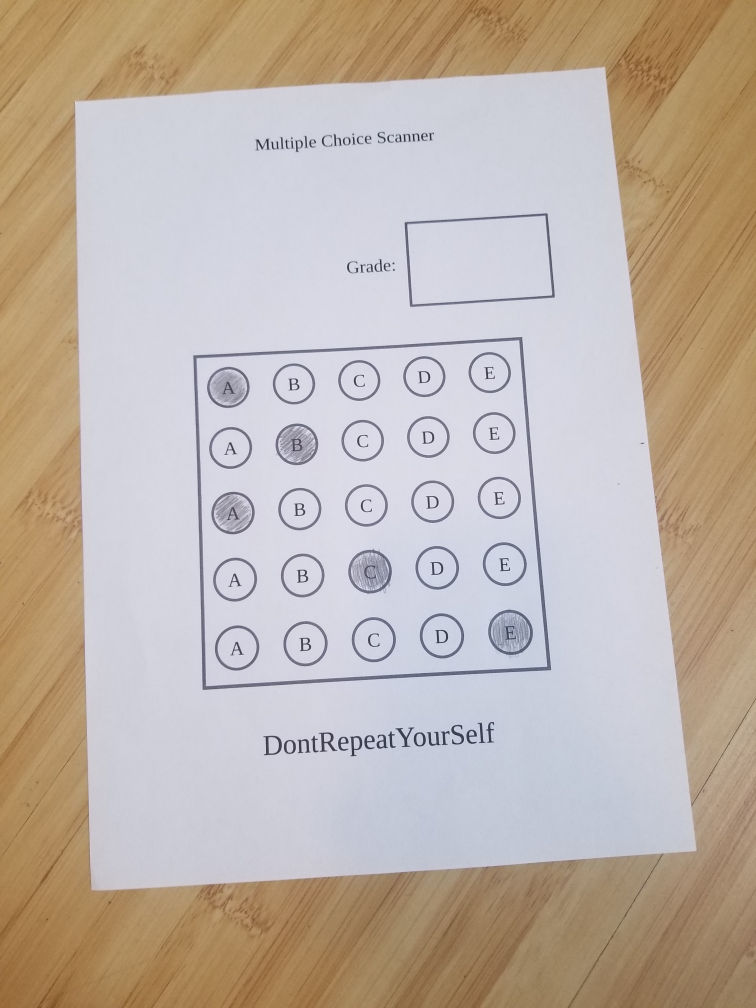
#> input picture input/3.jpg, 3024 x 4032 px (shown at 1/4 size)
$ python grader.py
#> lines starting #> are read from the running program, lines starting #| are printed output that depends on the picture; after the words box and inside, x2 and y2 are one past the last pixel; in counts of white or black regions, pixels touching at a corner belong together
### helper.py
import cv2

def show_images(titles, images, wait=True):
    """Display multiple images with one line of code"""

    for (title, image) in zip(titles, images):
        cv2.imshow(title, image)

    if wait:
        cv2.waitKey(0)
        cv2.destroyAllWindows()

### grader.py
########################################################################
# Find the Contours in the Image
########################################################################
import numpy as np
import cv2
from imutils.perspective import four_point_transform

from helper import show_images


# declare some variables
height = 800
width = 600
green = (0, 255, 0) # green color
red = (0, 0, 255) # red color
white = (255, 255, 255) # white color
questions = 5
answers = 5
correct_ans = [0, 2, 1, 3, 4]

img = cv2.imread('input/3.jpg')
#> img is the input picture: shape (4032, 3024, 3); mean B, G, R 168.9, 178.6, 190.9
img = cv2.resize(img, (width, height))
#> img: shape (800, 600, 3)
img_copy = img.copy() # for display purposes
img_copy1 = img.copy() # for display purposes

gray_img = cv2.cvtColor(img, cv2.COLOR_BGR2GRAY)
blur_img = cv2.GaussianBlur(gray_img, (5, 5), 0)
edge_img = cv2.Canny(blur_img, 10, 70)
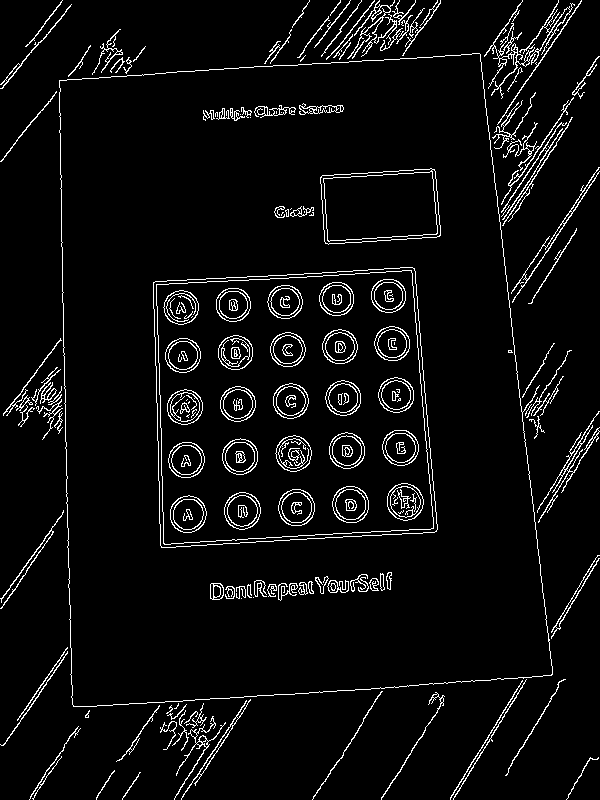
#> edge_img: shape (800, 600); 5.1% white in thin lines or dots

# find the contours in the image
contours, _ = cv2.findContours(edge_img, cv2.RETR_LIST, cv2.CHAIN_APPROX_NONE)
#> contours = 393 contours, 137 with area under 20; largest, box (x1, y1, x2, y2) and area: (59, 53, 553, 707) 283400, (59, 53, 553, 707) 283382, (153, 267, 438, 548) 71395, (153, 267, 438, 548) 71393, (156, 270, 434, 545) 67952

# draw the contours
cv2.drawContours(img, contours, -1, green, 3)
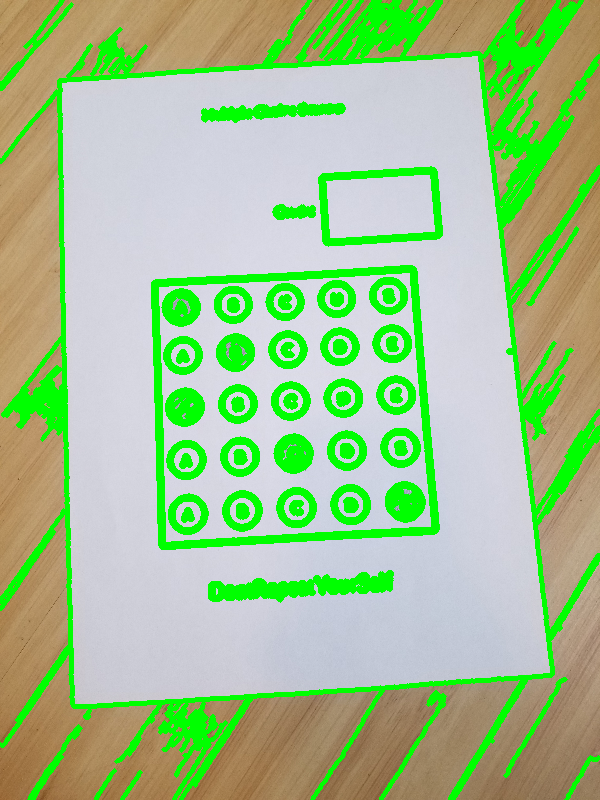
#> img: shape (800, 600, 3); mean B, G, R 141.4, 195, 159.1
show_images(['image'], [img]) # helper function in helper.py file
#> the loop in show_images, `for (title, image) in zip(titles, images):` made 1 pass

########################################################################
# Obtain the Top-Down View of the Document
########################################################################

def get_rect_cnts(contours):
    rect_cnts = []
    for cnt in contours:
        # approximate the contour
        peri = cv2.arcLength(cnt, True)
        approx = cv2.approxPolyDP(cnt, 0.02 * peri, True)
        # if the approximated contour is a rectangle ...
        if len(approx) == 4:
            # append it to our list
            rect_cnts.append(approx)
#> this loop made 393 passes
#> peri on passes 5 to 7: 15.31, 26.38, 21.56
#> after the loop, rect_cnts = 28 contours, 14 with area under 20; largest, box (x1, y1, x2, y2) and area: (59, 53, 553, 707) 281546, (59, 53, 553, 707) 280844, (153, 268, 437, 548) 70977, (153, 267, 438, 548) 70510, (156, 270, 434, 545) 68083
    # sort the contours from biggest to smallest
    rect_cnts = sorted(rect_cnts, key=cv2.contourArea, reverse=True)

    return rect_cnts

rect_cnts = get_rect_cnts(contours)
# warp perspective to get the top-down view of the document
document = four_point_transform(img_copy, rect_cnts[0].reshape(4, 2))
doc_copy = document.copy()  # for display purposes
doc_copy1 = document.copy() # for display purposes

cv2.drawContours(img_copy, rect_cnts, -1, green, 3)
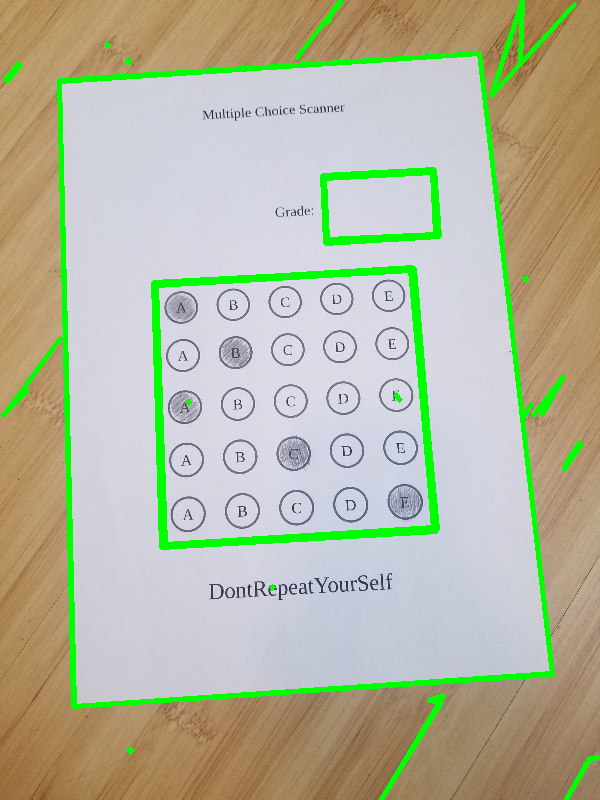
#> img_copy: shape (800, 600, 3); mean B, G, R 158.8, 183.1, 180.3
# helper function in helper.py file
show_images(['image', 'document'], [img_copy, document])
#> the loop in show_images (call 2), `for (title, image) in zip(titles, images):` made 2 passes

########################################################################
# Find the Two Biggest Contours on the Document
########################################################################

# find contours on the document
gray_doc = cv2.cvtColor(document, cv2.COLOR_BGR2GRAY)
blur_doc = cv2.GaussianBlur(gray_doc, (5, 5), 0)
edge_doc = cv2.Canny(blur_doc, 10, 70)
#> edge_doc: shape (626, 480); 4.3% white in thin lines or dots, all inside (x1, y1, x2, y2) = (1, 1, 480, 544)
contours, _ = cv2.findContours(edge_doc, cv2.RETR_EXTERNAL, cv2.CHAIN_APPROX_SIMPLE)
#> contours = 40 contours, 18 with area under 20; largest, box (x1, y1, x2, y2) and area: (93, 225, 383, 491) 74176, (286, 124, 416, 199) 9284, (142, 523, 178, 539) 344, (234, 156, 278, 168) 195, (274, 524, 304, 541) 166

rect_cnts = get_rect_cnts(contours)
#> the loop in get_rect_cnts (call 2), `for cnt in contours:` made 40 passes
#> peri on passes 2 to 9: 20.49, 42.14, 37.31, 56.38, 88.43, 99.46, 86.28, 30.49
#> after the loop in get_rect_cnts (call 2), `for cnt in contours:`: rect_cnts = 3 contours; box (x1, y1, x2, y2) and area: (94, 226, 382, 490) 73990, (287, 125, 415, 198) 9072, (1, 1, 122, 94) 46
# contours of the questions
biggest_cnt = rect_cnts[0]
#> biggest_cnt = [[97, 226], [94, 487], [378, 489], [381, 229]]
# contours of the grade
grade_cnt = rect_cnts[1]
#> grade_cnt = [[288, 125], [287, 197], [413, 197], [414, 125]]

# draw the two biggest contours, which are the
# contour of the questions and the contour of the grade
cv2.drawContours(document, rect_cnts[:2], -1, green, 3)
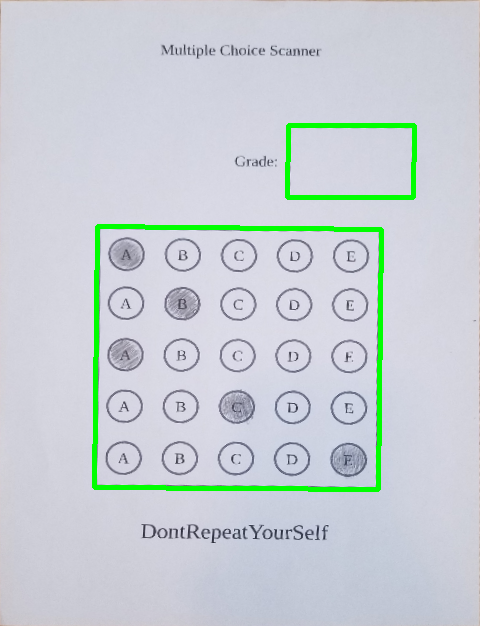
#> document: shape (626, 480, 3); mean B, G, R 212.8, 207.8, 200.4
show_images(['two biggest contours'], [document])

########################################################################
# Mask Everything in the Document Except the Area of the Biggest Contour
########################################################################

# cooredinates of the biggest contour
# I added 4 pixels to x and y, and removed 4 pixels from x_W and y_H to make
# sure we are inside the contour and not take the border of the biggest contour
x, y = biggest_cnt[0][0][0] + 4, biggest_cnt[0][0][1] + 4
#> x = 101; y = 230
x_W, y_H = biggest_cnt[2][0][0] - 4, biggest_cnt[2][0][1] - 4
#> x_W = 374; y_H = 485

# create a black image with the same dimension as the document
mask =  np.zeros((document.shape[0], document.shape[1]), np.uint8)
# we create a white rectangle in the region of the biggest contour
cv2.rectangle(mask, (x, y), (x_W, y_H), white, -1)
#> mask: shape (626, 480); 23.3% white; 1 white region, box (x1, y1, x2, y2) and area: (101, 230, 375, 486) 70144
masked = cv2.bitwise_and(doc_copy, doc_copy, mask=mask)
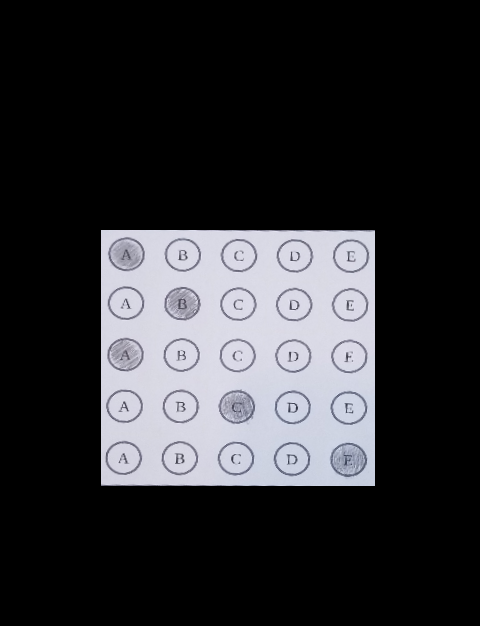
#> masked: shape (626, 480, 3); mean B, G, R 50.5, 47.3, 47.1

show_images(['document', 'mask', 'masked'], [doc_copy, mask, masked])

# take only the region of the biggest contour
masked = masked[y:y_H, x:x_W]
#> masked: shape (255, 273, 3)
gray = cv2.cvtColor(masked, cv2.COLOR_BGR2GRAY)
_, thresh = cv2.threshold(gray, 170, 255, cv2.THRESH_BINARY_INV)
#> thresh: shape (255, 273); 12.8% white in thin lines or dots

show_images(['masked', 'thresh'], [masked, thresh])

########################################################################
# Split the Area of the Biggest Contour
########################################################################

# split the thresholded image into boxes
def split_image(image):
    # make the number of rows and columns
    # a multiple of 5 (questions = answers = 5)
    r = len(image) // questions * questions
#> r = 255
    c = len(image[0]) // answers * answers
#> c = 270
    image = image[:r, :c]
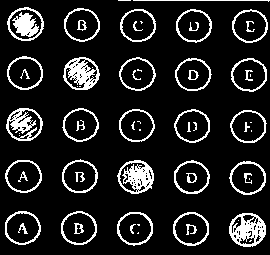
#> image: shape (255, 270); 12.9% white in thin lines or dots
    # split the image horizontally (row-wise)
    rows = np.vsplit(image, questions)
#> rows = 5 items
    boxes = []
    for row in rows:
        # split each row vertically (column-wise)
        cols = np.hsplit(row, answers)
        for box in cols:
            boxes.append(box)
#> this loop made 5 passes
#> after the loop, boxes = 25 items
    return boxes

boxes = split_image(thresh)
#> boxes = 25 items

########################################################################
# Start Grading the Document
########################################################################

score = 0

# loop over the questions
for i in range(0, questions):
    user_answer = None

    # loop over the answers
    for j in range(answers):
        pixels = cv2.countNonZero(boxes[j + i * 5])
        # if the current answer has a larger number of
        # non-zero (white) pixels then the previous one
        # we update the `user_answer` variable
        if user_answer is None or pixels > user_answer[1]:
            user_answer = (j, pixels)

    # find the contours of the bubble that the user has filled
    cnt, _ = cv2.findContours(boxes[user_answer[0] + i * 5],
                                      cv2.RETR_EXTERNAL, cv2.CHAIN_APPROX_SIMPLE)
    # translate the coordinates of the contours
    # to their original place in the document
    for c in cnt:
        c[:, :, 0] += x + ((x_W - x) // 5) * user_answer[0]
        c[:, :, 1] += y + ((y_H - y) // 5) * i

    # if the user's answer is correct, we increase the score and draw
    # a green contour arround the bubble that the user has filled
    if correct_ans[i] == user_answer[0]:
        cv2.drawContours(doc_copy1, cnt, -1, green, 3)
        score += 1
    # otherwise we draw a red contour
    else:
        cv2.drawContours(doc_copy1, cnt, -1, red, 3)
#> this loop made 5 passes
#> cnt on passes 1 to 4: 1 contour; box (x1, y1, x2, y2) and area: (7, 7, 44, 41) 920, 1 contour; box (x1, y1, x2, y2) and area: (9, 6, 46, 39) 900, 1 contour; box (x1, y1, x2, y2) and area: (6, 6, 43, 39) 912, 1 contour; box (x1, y1, x2, y2) and area: (9, 7, 46, 41) 916
#> after the loop, c = contour of 49 points, box (x1, y1, x2, y2) (330, 443, 367, 477), area 950; score = 2

score = (score / 5) * 100
#> score = 40

# get the (x, y) coordinates of the grade contour.
# we add some pixels to make sure the text is inside the contour.
x_grade = grade_cnt[0][0][0] + 15
#> x_grade = 303
y_grade = grade_cnt[0][0][1] + 45
#> y_grade = 170
cv2.putText(doc_copy1, "{}%".format(int(score)),
            (x_grade, y_grade), cv2.FONT_HERSHEY_SIMPLEX, 0.9, red, 3)
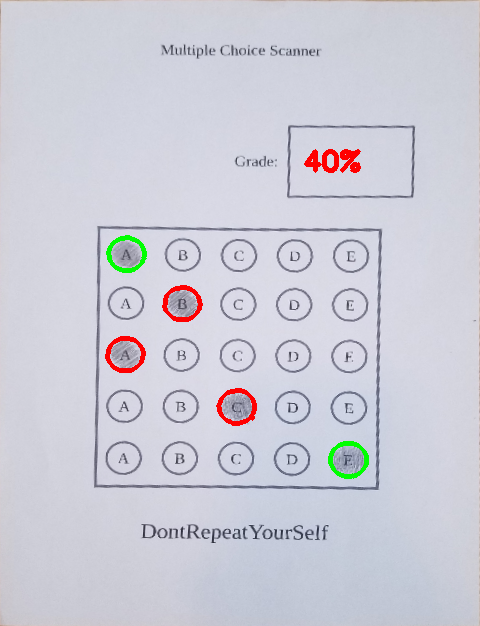
#> doc_copy1: shape (626, 480, 3); mean B, G, R 215.2, 204.6, 204.4

show_images(['image', 'final score'], [img_copy1, doc_copy1])

$ run again, with input/1.jpg copied over input/3.jpg
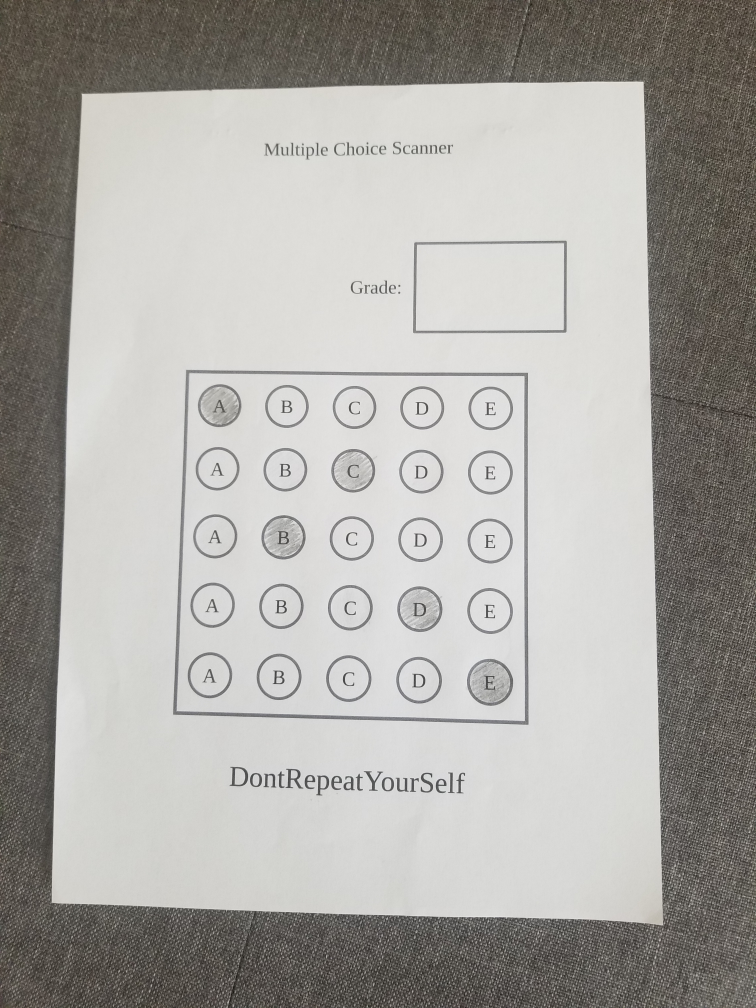
#> input picture input/1.jpg, 3024 x 4032 px (shown at 1/4 size)
#> img is the input picture: shape (4032, 3024, 3); mean B, G, R 164, 168.2, 170.1
#> `edge_img = cv2.Canny(blur_img, 10, 70)`:
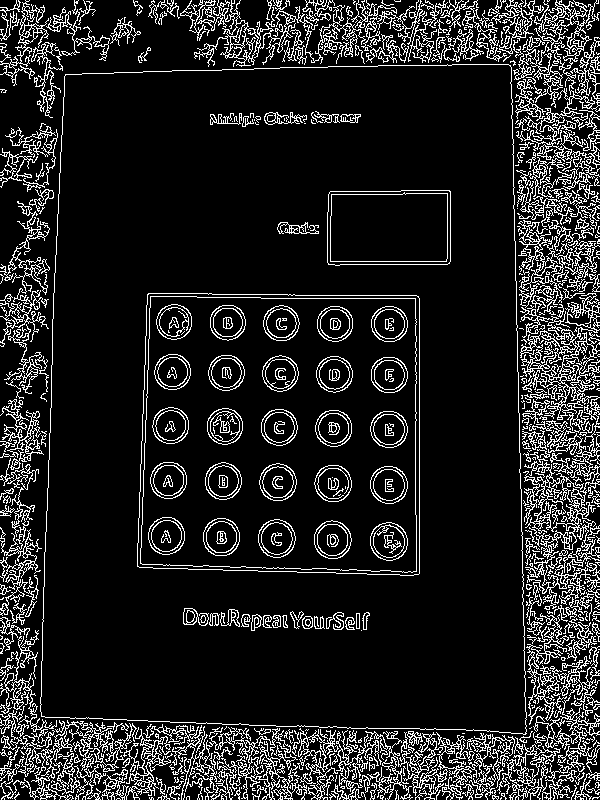
#> edge_img: shape (800, 600); 13.3% white in thin lines or dots
#> `contours, _ = cv2.findContours(edge_img, cv2.RETR_LIST, cv2.CHAIN_APPR..`: contours = 1892 contours, 1309 with area under 20; largest, box (x1, y1, x2, y2) and area: (40, 64, 527, 735) 306923, (40, 64, 527, 735) 306920, (137, 293, 420, 576) 76721, (137, 293, 420, 576) 76718, (140, 296, 417, 573) 73064
#> the loop in show_images, `for (title, image) in zip(titles, images):` made 1 pass
#> the loop in get_rect_cnts, `for cnt in contours:` made 1892 passes
#> peri on passes 2, 5, 6: 9.66, 9.07, 7.66
#> after the loop in get_rect_cnts, `for cnt in contours:`: rect_cnts = 177 contours, 155 with area under 20; largest, box (x1, y1, x2, y2) and area: (41, 65, 527, 734) 304591, (42, 64, 526, 734) 303367, (137, 293, 419, 575) 75930, (137, 293, 420, 575) 75532, (140, 296, 417, 572) 73058
#> img_copy: shape (800, 600, 3); mean B, G, R 151.9, 176.7, 157.6
#> the loop in show_images (call 2), `for (title, image) in zip(titles, images):` made 2 passes
#> edge_doc: shape (668, 485); 4.2% white in thin lines or dots
#> `contours, _ = cv2.findContours(edge_doc, cv2.RETR_EXTERNAL, cv2.CHAIN_..`: contours = 38 contours, 18 with area under 20; largest, box (x1, y1, x2, y2) and area: (95, 240, 386, 523) 79980, (290, 133, 420, 212) 9939, (144, 559, 170, 576) 306, (222, 46, 268, 61) 282, (272, 47, 325, 60) 239
#> the loop in get_rect_cnts (call 2), `for cnt in contours:` made 38 passes
#> peri on passes 3, 7, 8, 9, 10, 11, 12, 13: 39.66, 56.14, 83.8, 102.7, 38.73, 34.73, 88.87, 151.1
#> after the loop in get_rect_cnts (call 2), `for cnt in contours:`: rect_cnts = 3 contours; box (x1, y1, x2, y2) and area: (95, 241, 385, 522) 79372, (291, 134, 419, 212) 9677, (319, 559, 323, 575) 44
#> biggest_cnt = [[99, 241], [95, 519], [382, 521], [384, 244]]
#> grade_cnt = [[291, 134], [291, 211], [417, 210], [418, 134]]
#> x = 103; y = 245
#> x_W = 378; y_H = 517
#> mask: shape (668, 485); 23.3% white; 1 white region, box (x1, y1, x2, y2) and area: (103, 245, 379, 518) 75348
#> thresh: shape (272, 275); 9.9% white in thin lines or dots
#> r = 270
#> in split_image, `c = len(image[0]) // answers * answers`: c = 275
#> image: shape (270, 275); 9.9% white in thin lines or dots
#> rows = 5 items
#> the loop in split_image, `for row in rows:` made 5 passes
#> after the loop in split_image, `for row in rows:`: boxes = 25 items
#> the loop `for i in range(0, questions):` made 5 passes
#> cnt on passes 1, 3: 1 contour; box (x1, y1, x2, y2) and area: (7, 8, 44, 44) 986, 1 contour; box (x1, y1, x2, y2) and area: (8, 8, 44, 43) 966
#> after the loop `for i in range(0, questions):`: c = contour of 64 points, box (x1, y1, x2, y2) (334, 472, 371, 508), area 994; score = 5
#> `score = (score / 5) * 100`: score = 100
#> x_grade = 306
#> y_grade = 179
#> `cv2.putText(doc_copy1, "{}%".format(int(score)), (x_grade, y_grade), c..`:
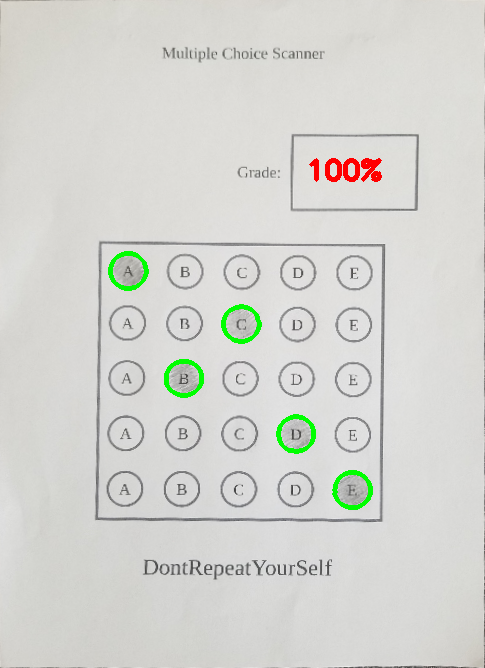
#> doc_copy1: shape (668, 485, 3); mean B, G, R 208.4, 213.2, 212.5
